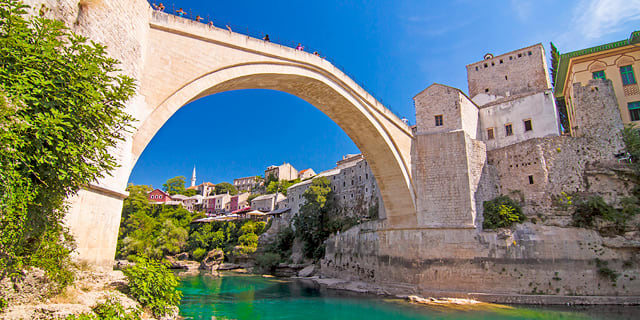
#> input picture Week-6-Python/extra/bridge.bmp, 640 x 320 px
$ python edges.py
#> lines starting #> are read from the running program, lines starting #| are printed output that depends on the picture
from PIL import Image, ImageFilter

before = Image.open("bridge.bmp")
#> before is the input picture: PIL image 640x320 RGB; mean R, G, B 120.8, 132.1, 125.1
after = before.filter(ImageFilter.FIND_EDGES)
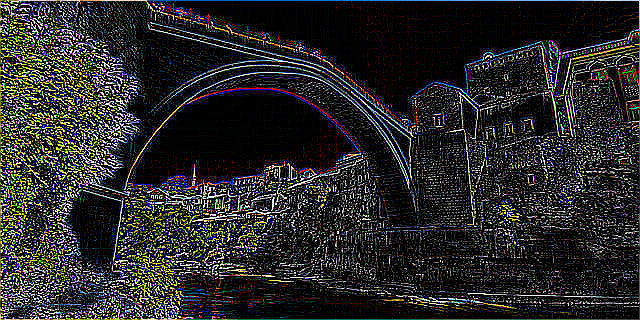
#> after: PIL image 640x320 RGB; mean R, G, B 40.8, 40.7, 39.3
after.save("out_edges.bmp")
